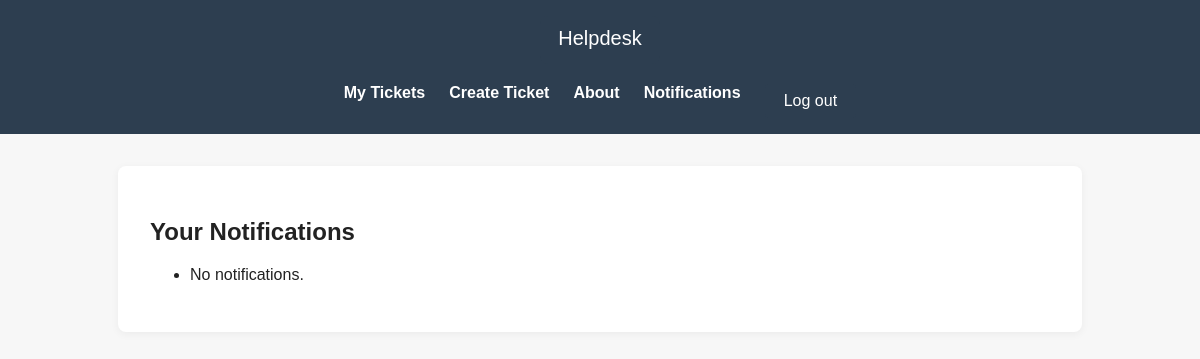
/tickets/notifications/ (signed in), run on an earlier commit of the app's database.
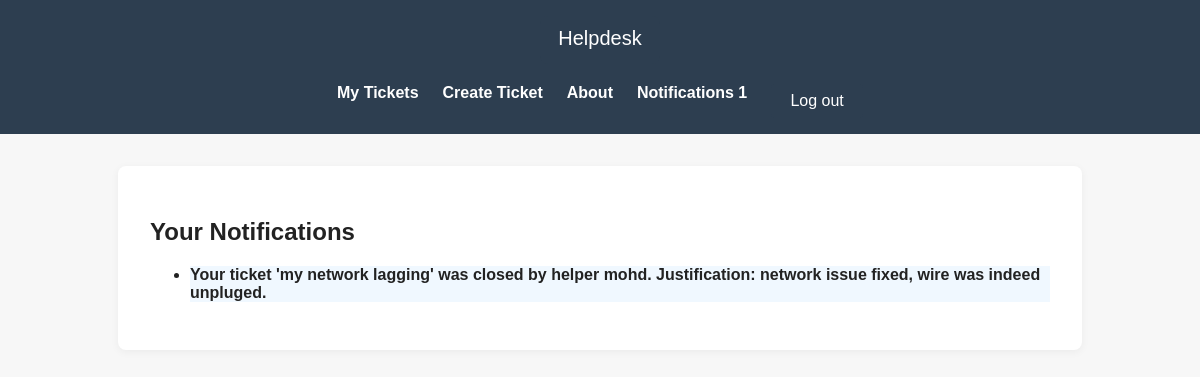
And on a later commit of the database.
### tickets/models.py (models this page shows, shortened)
class Notification(models.Model):
    user = models.ForeignKey(settings.AUTH_USER_MODEL, on_delete=models.CASCADE, related_name='notifications')
    message = models.TextField()
    is_read = models.BooleanField(default=False)
    created_at = models.DateTimeField(auto_now_add=True)

### tickets/views.py (the view)
# urls.py: path('notifications/', views.notifications, name='notifications'),
@login_required
def notifications(request):
    unread_count = request.user.notifications.filter(is_read=False).count()
    return render(request, 'tickets/notifications.html', {'unread_count': unread_count})

### tickets/templates/tickets/notifications.html (shortened to what this page needs)
{% extends 'tickets/base.html' %}
{% block content %}
<h2>Your Notifications</h2>
<ul>
  {% for notification in user.notifications.all %}
    <li{% if not notification.is_read %} class="unread"{% endif %}>{{ notification.message }}</li>
  {% empty %}
    <li>No notifications.</li>
  {% endfor %}
</ul>
{% endblock %}

What changed in the data, as far as the page shows it:
added Notification: message "Your ticket 'my network lagging' was closed by helper mohd. Justification: network issue fixed, wire was indeed unpluged."
Also different on the page:
{{ unread_count }}: (not shown) → "1"
text no longer shown: "No notifications."
